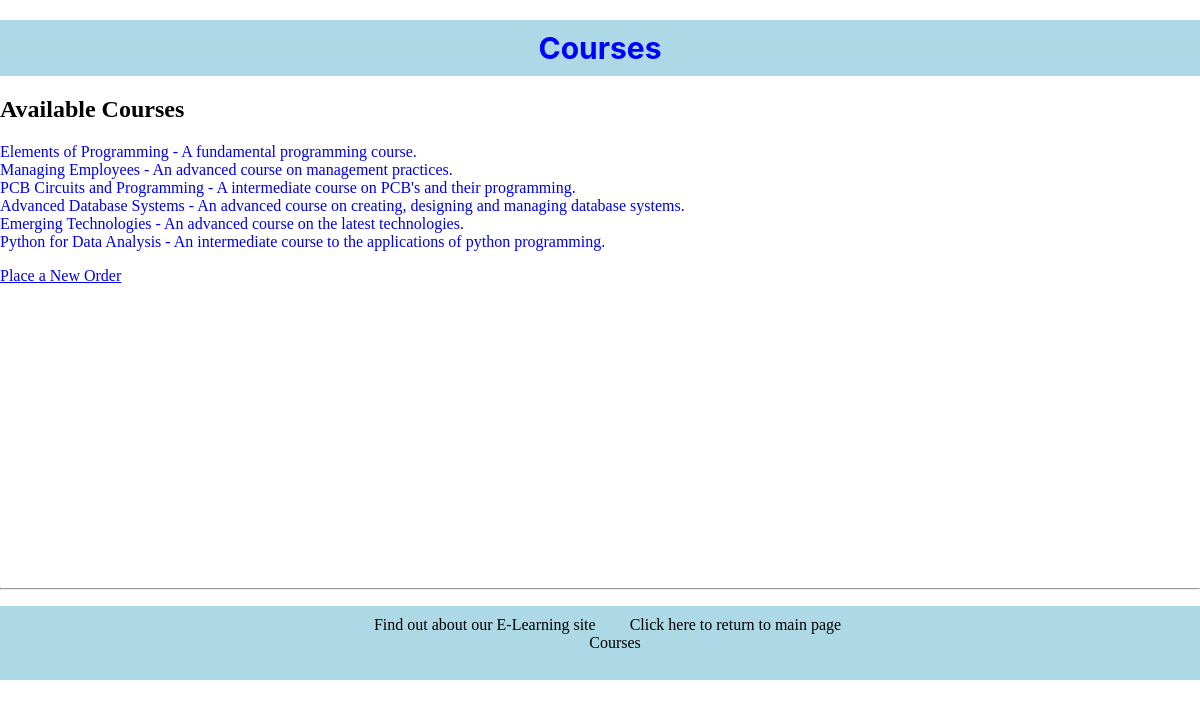
The page /myappF23/courses/ on the database its author committed.
### myappF23/models.py (models this page shows, shortened)
class Course(models.Model):
    COURSE_LEVEL_CHOICES = [
        ("1", "Beginner"),
        ("2", "Intermediate"),
        ("3", "Advanced")
    ]
    title = models.CharField(max_length=200)
    description = models.TextField()
    instructors = models.ForeignKey(Instructor, on_delete=models.CASCADE)
    categories = models.ForeignKey(Category, on_delete=models.CASCADE)
    students = models.ManyToManyField(Student, blank=True)
    start_date = models.DateField()
    end_date = models.DateField()
    price = models.DecimalField(max_digits=10, decimal_places=2)
    level = models.CharField(max_length=20, choices=COURSE_LEVEL_CHOICES)
    interested = models.PositiveIntegerField(default=0)
    interested_students = models.ManyToManyField(Student, blank=True, related_name='interested_students')

### myappF23/views.py (the view)
# urls.py: path('courses/', views.courses, name='courses'),
def courses(request):
    courselist = Course.objects.all().order_by('id')
    return render(request, 'myappF23/courses.html', {'courselist': courselist})

### myappF23/templates/myappF23/courses.html
{% extends 'myappF23/base.html' %}
{% block myhdg %}
    Courses
{% endblock %}
{% block body_block %}
  <h2>Available Courses</h2>
  <ul>
    {% for course in courselist %}
      <li><a href="{% url 'myappF23:coursedetail' course.id %}">{{ course.title }} - {{ course.description }}</a></li>
    {% endfor %}
  </ul>
  <a href="{% url 'myappF23:place_order' %}">Place a New Order</a>
{% endblock %}

### myappF23/static/myappF23/style.css (style rules this page uses)
body { margin: 0; padding: 0; }
ul { list-style-type: none; padding: 0; }
ul li a { text-decoration: none; }

### rows shown on the page
Course: title "Elements of Programming", description "A fundamental programming course."
Course: title "Managing Employees", description "An advanced course on management practices."
Course: title "PCB Circuits and Programming", description "A intermediate course on PCB's and their programming."
Course: title "Advanced Database Systems", description "An advanced course on creating, designing and managing database systems."
Course: title "Emerging Technologies", description "An advanced course on the latest technologies."
Course: title "Python for Data Analysis", description "An intermediate course to the applications of python programming."
